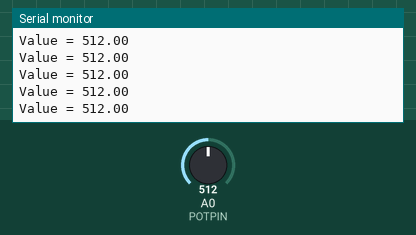
Recording of a sketch running on a simulated Arduino Uno, built with avr-gcc and run on an emulated ATmega328P. Shown: the last lines printed to the serial monitor. Inputs (shaded band) come from the test bench; at power-on: A0 (POTPIN) = 512.

Above: at 1.2 s.
1.3 s: A0 (POTPIN) set to 982
At 2.4 s:
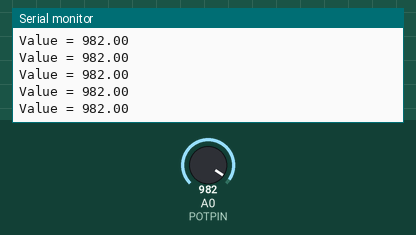
4.3 s: A0 (POTPIN) set to 1015
At 4.9 s:
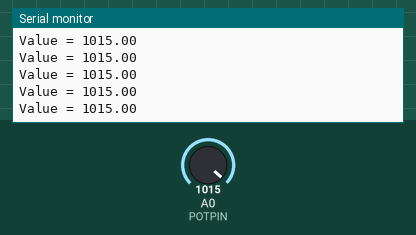
Timing chart, 0 to 7.3 s (numbered marks = the images above; inputs shaded):
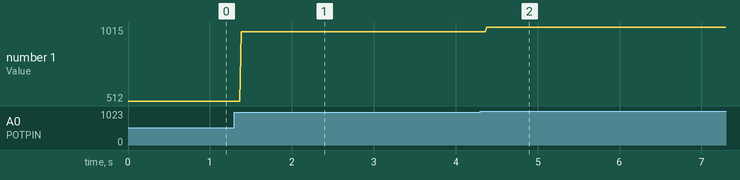

The sketch:

code.ino
```cpp
/* Program for interfacing Potentiometer
 *
 * Hardware Component :
 *      ESP8266
 *      Potentiometer
 *
 * Circuit info:
 *      Connect Potentiometer pin to A0 of ESP8266 module
 *
 * Author : IEEE Projects Bengaluru
 *
 * Contact us:
 *     Website: https://ieeeprojectsbengaluru.godaddysites.com/
 *     Youtube Channel: https://www.youtube.com/channel/UCKEkm5M_eVhb_NLZtv-M8MA
 *
 */


const int POTPIN = A0;

// Variable to store the value coming from the potentiometer
float potValue = 0;

void setup()
{
  // Configure serial
  Serial.begin(9600);
  Serial.flush();
}

void loop()
{
  // Read the value from the pot:
  potValue = analogRead(POTPIN);

  // Display the value in serial terminal
  Serial.print("Value = ");
  Serial.println(potValue);
}
```

Measured:
- after the input at 1.3 s, the serial monitor: prints a new line after 0.08 s (image 1)
- after the input at 4.3 s, the serial monitor: prints a new line after 0.08 s (image 2)
- plotted number 1: 512 → 982 after the input at 1.3 s, 982 → 1015 after the input at 4.3 s
